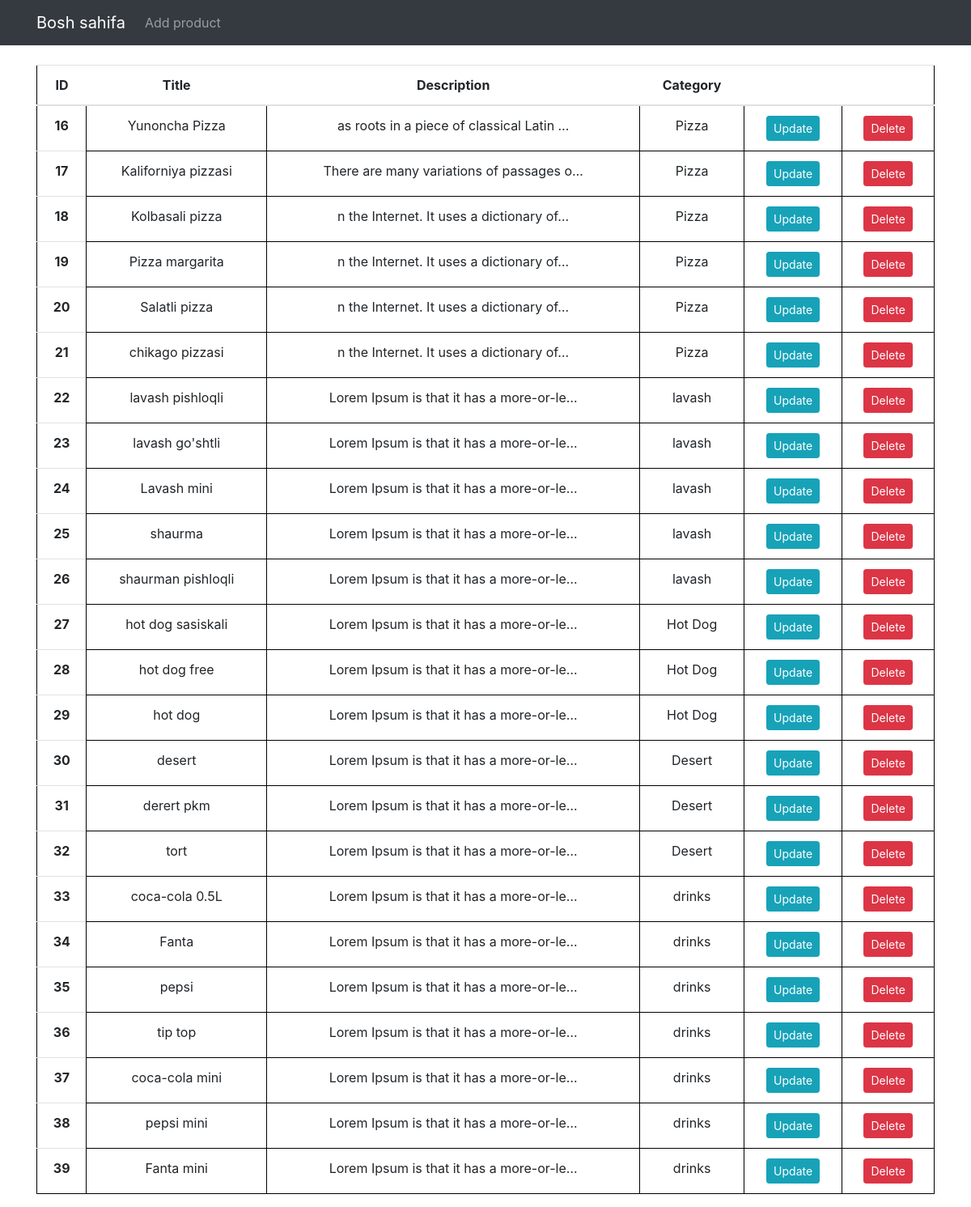
Screenshot of /forms/ with the database file from the repository.
### forms/models.py (models this page shows, shortened)
class Product(models.Model):
    title = models.CharField(max_length=255)
    description = models.TextField()
    image = models.ImageField(upload_to = "media/images", null=True)
    slug = models.CharField(max_length=255, null=True)
    price = models.FloatField(default=5000)
    is_active = models.BooleanField(default=True)
    category = models.ForeignKey(Category, on_delete=models.CASCADE)
    created_at = models.DateTimeField(auto_now_add=True)
    updated_at = models.DateTimeField(auto_now=True)

class Category(models.Model):
    name = models.CharField(max_length=255)
    icon = models.ImageField(upload_to = "media/images", null=True)
    slug = models.CharField(max_length=255, null=True)
    created_at = models.DateTimeField(auto_now_add=True)
    updated_at = models.DateTimeField(auto_now=True)
    def __str__(self):
        return self.name

### forms/views.py (the view)
# urls.py: path("", list, name="product-list"),
def list(request):
    products = Product.objects.all()
    context = {
        "products": products
    }
    return render(request, "forms/list.html", context)

### templates/forms/list.html (shortened to what this page needs)
<!DOCTYPE html>
<html lang="en">
<head>
    <link rel="stylesheet" href="https://maxcdn.bootstrapcdn.com/bootstrap/4.0.0/css/bootstrap.min.css"
>
</head>
<body>
    <nav class="navbar navbar-expand-lg navbar-dark bg-dark">
        <div class="container">
            <a class="navbar-brand" href="{% url 'bosh-sahifa' %}">Bosh sahifa</a>
            <div class="collapse navbar-collapse" id="navbarSupportedContent">
                <ul class="navbar-nav mr-auto">
                    <li class="nav-item">
                        <a class="nav-link" href="{% url 'product-create' %}">Add product</a>
                    </li>
                </ul>
            </div>
        </div>
    </nav>
<div class="container mt-4">
    <table class="table">
        <thead>
            <tr style="text-align: center;">
                <th scope="col">ID</th>
                <th scope="col">Title</th>
                <th scope="col">Description</th>
                <th scope="col">Category</th>
                <th scope="col"></th>
                <th scope="col"></th>
            </tr>
        </thead>
        <tbody>
            {% for product in products %}
                <tr style="text-align: center;">
                    <th scope="row">{{product.id}}</th>
                    <td>{{product.title|truncatechars:20}}</td>
                    <td>{{product.description|truncatechars:40}}</td>
                    <td>{{product.category}}</td>
                    <td>
                        <a href="{% url 'product-update' pk=product.id %}" class="btn btn-info btn-sm">
                            Update
                        </a>
                    </td>
                    <td>
                        <a href="{% url 'product-delete' pk=product.id %}" class="btn btn-danger btn-sm">Delete</a>
                    </td>
                </tr>
            {% endfor %}
        </tbody>
    </table>
</div>

### templates/forms/list.html (style rules this page uses)
table, tr, td { border: 1px solid black; border-collapse: collapse; }

### rows the page displays
Product: id "16", title "Yunoncha Pizza", description "as roots in a piece of classical Latin …", category "Pizza"
Product: id "17", title "Kaliforniya pizzasi", description "There are many variations of passages o…", category "Pizza"
Product: id "18", title "Kolbasali pizza", description "n the Internet. It uses a dictionary of…", category "Pizza"
Product: id "19", title "Pizza margarita", description "n the Internet. It uses a dictionary of…", category "Pizza"
Product: id "20", title "Salatli pizza", description "n the Internet. It uses a dictionary of…", category "Pizza"
Product: id "21", title "chikago pizzasi", description "n the Internet. It uses a dictionary of…", category "Pizza"
Product: id "22", title "lavash pishloqli", description "Lorem Ipsum is that it has a more-or-le…", category "lavash"
Product: id "23", title "lavash go'shtli", description "Lorem Ipsum is that it has a more-or-le…", category "lavash"
Product: id "24", title "Lavash mini", description "Lorem Ipsum is that it has a more-or-le…", category "lavash"
Product: id "25", title "shaurma", description "Lorem Ipsum is that it has a more-or-le…", category "lavash"
Product: id "26", title "shaurman pishloqli", description "Lorem Ipsum is that it has a more-or-le…", category "lavash"
Product: id "27", title "hot dog sasiskali", description "Lorem Ipsum is that it has a more-or-le…", category "Hot Dog"
Product: id "28", title "hot dog free", description "Lorem Ipsum is that it has a more-or-le…", category "Hot Dog"
Product: id "29", title "hot dog", description "Lorem Ipsum is that it has a more-or-le…", category "Hot Dog"
Product: id "30", title "desert", description "Lorem Ipsum is that it has a more-or-le…", category "Desert"
Product: id "31", title "derert pkm", description "Lorem Ipsum is that it has a more-or-le…", category "Desert"
Product: id "32", title "tort", description "Lorem Ipsum is that it has a more-or-le…", category "Desert"
Product: id "33", title "coca-cola 0.5L", description "Lorem Ipsum is that it has a more-or-le…", category "drinks"
Product: id "34", title "Fanta", description "Lorem Ipsum is that it has a more-or-le…", category "drinks"
Product: id "35", title "pepsi", description "Lorem Ipsum is that it has a more-or-le…", category "drinks"
Product: id "36", title "tip top", description "Lorem Ipsum is that it has a more-or-le…", category "drinks"
Product: id "37", title "coca-cola mini", description "Lorem Ipsum is that it has a more-or-le…", category "drinks"
Product: id "38", title "pepsi mini", description "Lorem Ipsum is that it has a more-or-le…", category "drinks"
Product: id "39", title "Fanta mini", description "Lorem Ipsum is that it has a more-or-le…", category "drinks"
